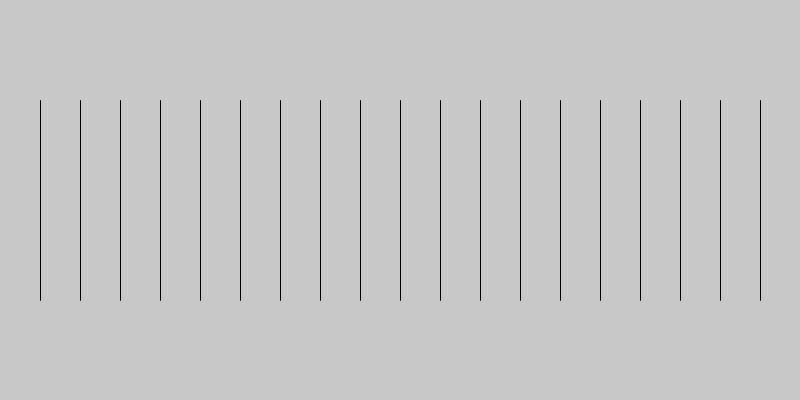
Frame 1 (no input)
Frame 60 (the mouse pressed at the canvas centre just before this capture): identical to frame 1, image omitted
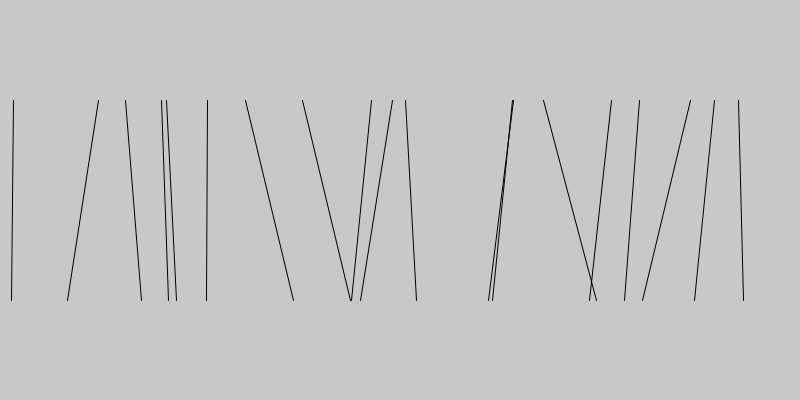
Frame 120 (the mouse held since frame 60 and released just before this capture)

The Processing sketch that drew these frames (run headless with seeded random() and noise(); from frame 60 on, the mouse is pressed at the canvas centre):

// Processing sketch: sketch_04_4
// ── sketch_04_4.pde
void setup(){
 size(800,400); 
}

void draw(){
 background(200);
 for(int x = 40; x < width; x += 40){
    float noise = map(mouseX, 0, width, 0, width/10);
    float noise_a = random(-noise, noise);
    float noise_b = random(-noise, noise);
    line(x + noise_a, 100, x + noise_b, height - 100);
 }
}
